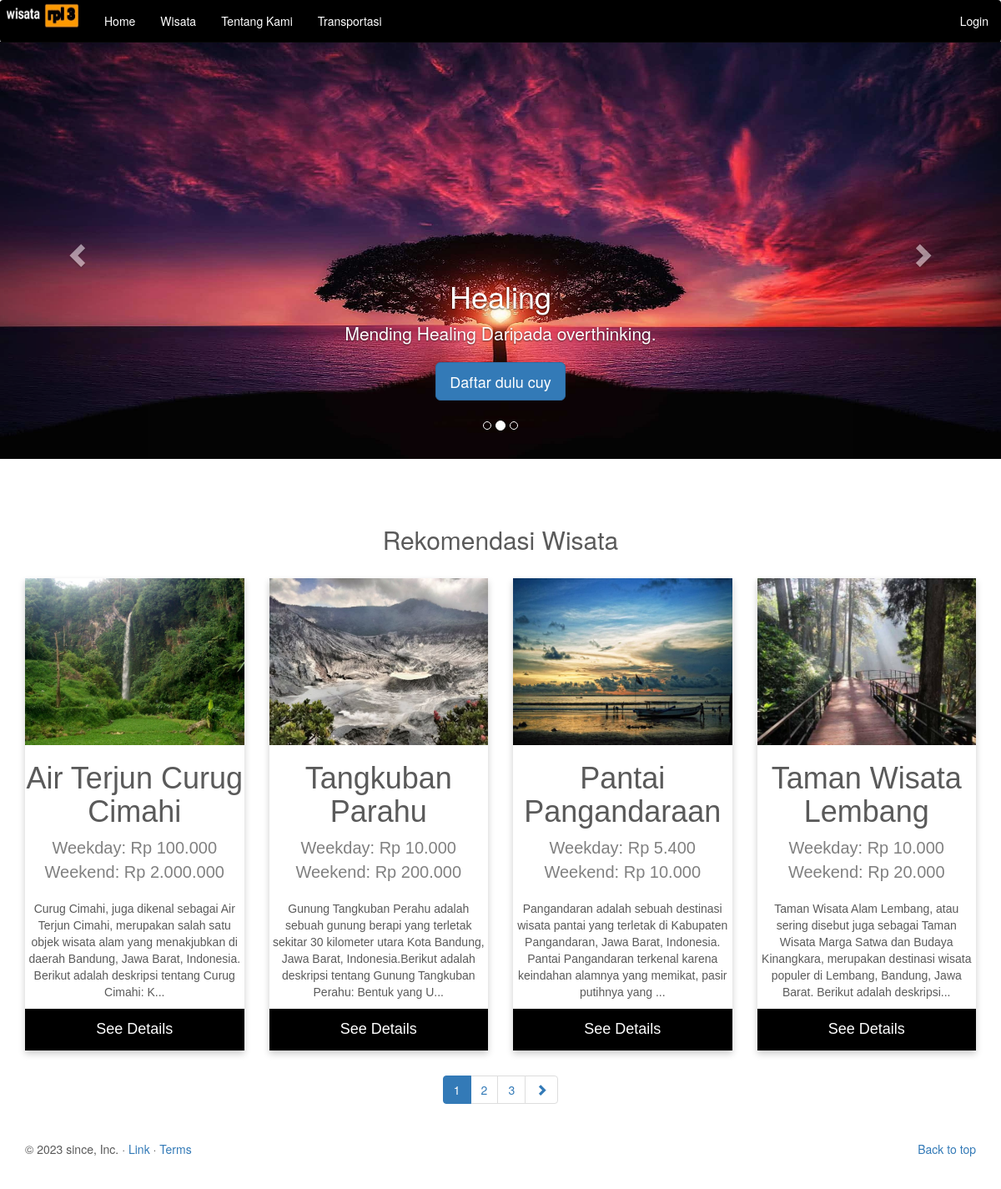
The page / on the database its author committed.
### tables this page shows
CREATE TABLE `wisata` (
  `id_wisata` int(3) NOT NULL,
  `nama_wisata` varchar(255) NOT NULL,
  `harga_weekend` double NOT NULL,
  `harga_weekday` double NOT NULL,
  `deskripsi` text NOT NULL,
  `thumbnail` varchar(255) DEFAULT NULL
);

### rekomendasi.php (the view, shortened to what this page needs)
<?php
$limit = 4;
if(isset($_GET['p']))
{
    $noPage = $_GET['p'];
}
else $noPage = 1;
$offset = ($noPage - 1) * $limit;
$sqlIndex = "SELECT
id_wisata,
nama_wisata,
harga_weekend,
harga_weekday,
deskripsi,
thumbnail
FROM wisata
LIMIT ".$koneksi->real_escape_string($offset).",". $limit;
$sql_rec = "SELECT id_wisata FROM wisata";
$total_rec = $koneksi->query($sql_rec);
$total_rec_num = $total_rec->num_rows;
$qryIndex = $koneksi->query($sqlIndex);
$total_page = ceil($total_rec_num/$limit);
  ?>
<div class="container marketing">
  <main>
    <h2 class="text-center">Rekomendasi Wisata</h2>
    <content class="container">
      <div class="row">
        <?php while ($index = $qryIndex->fetch_array()) { ?>
        <div class="col-md-3 col-xs-6">
          <div class="card">
            <img src="<?php echo "admin/image/wisata/".$index['thumbnail'] ; ?>" style="width:100%">
            <h1><?php echo $index['nama_wisata']; ?></h1>
            <p class="price">Weekday: Rp <?php echo number_format($index['harga_weekday'],0,",",".");?></p>
            <p class="price">Weekend: Rp <?php echo number_format($index['harga_weekend'],0,",",".");?></p>
            <p class="deskripsi"><?php echo substr(strip_tags($index['deskripsi']), 0,200) . "...";?></p>
            <p>
              <a href="<?php echo "detail.php?id=".$index['id_wisata']; ?>">
                <button>See Details</button>
              </a>
            </p>
          </div>
        </div>
        <?php } ; ?>
      </div>
      <div class="col-md-12 text-center">
        <ul class="pagination">
          <?php if ($total_rec_num > $limit) { ?>
          <?php for ($page=1; $page <= $total_page ; $page++) { ?>
          <?php if ((($page >= $noPage - 3) && ($page <= $noPage + 3)) || ($page == 1) || ($page == $total_page)) { ?>
          <?php
            						if ($page == $noPage) echo "<li class='active'><a href='#'>".$page."</a></li> ";
            						else echo " <li><a href='".$_SERVER['PHP_SELF']."?p=".$page."'>".$page."</a></li> ";
								?>
          <?php } ?>
          <?php } ?>
          <?php if ($noPage < $total_page) { ?>
          <li>
            <a href="<?php echo "index.php?p=".($noPage+1); ?>">
              <i class="glyphicon glyphicon-chevron-right"></i>
            </a>
          </li>
          <?php } ?>
          <?php } ?>
        </ul>
      </div>
    </content>
  </main>

### index.php (shortened to what this page needs)
  <?php
    if (isset($_GET['page'])){
        switch ($_GET['page']){
          case 'login-user':
            include 'loginUser.php';
            break;
          case 'register-user';
            include 'registerUser.php';
            break;
            case 'ganti-password';
            include 'ubahPass.php';
            break;
          default;
              echo '<h1 align="center">404 - PAGE NOT FOUND!</h1>';
          break;
        }
    } else {
            include 'header.php';
            include 'carousel.php';
            include 'rekomendasi.php';
            include 'footer.php';
    }
    ?>
</body>
</html>

### header.php (shortened to what this page needs)
<!DOCTYPE html>
<html lang="en">
<head>
    <link href="admin/css/bootstrap.min.css" rel="stylesheet">
    <link href="admin/css/main.css" rel="stylesheet">
    <link rel="stylesheet" href="admin/css/jquery.fancybox.min.css" />
</head>
<body>
    <div class="navbar-wrapper">
        <div class="container-fluid">
            <nav class="navbar navbar-inverse navbar-fixed-top">
                <div class="container">
                    <div class="navbar-header">
                        <a class="navbar-brand" href="#">
                            <img src="admin/image/logo/m.jpg" alt="Wisataku Logo">
                        </a>
                    </div>
                    <div id="navbar" class="navbar-collapse collapse">
                        <ul class="nav navbar-nav navbar-left">
                            <li class="#"><a href="index.php">Home</a></li>
                            <li><a href="tampil-wisata.php">Wisata</a></li>
                            <li><a href="tentang.php">Tentang Kami</a></li>
                            <li><a href="transportasi.php">Transportasi</a></li>
                        </ul>
                        <ul class="nav navbar-nav navbar-right">
                            <?php if (isset($_SESSION['wisataku']['nama_user'])) { ?>
                            <li class="dropdown">
                                <a href="#" class="dropdown-toggle" data-toggle="dropdown" role="button"
                                    aria-haspopup="true" aria-expanded="false">
                                    <span class="glyphicon glyphicon-user"></span>
                                    <?php echo $_SESSION['wisataku']['nama_user']; ?>
                                    <span class="caret"></span></a>
                                <ul class="dropdown-menu">
                                    <li><a href="index.php?page=ganti-password">Ganti Password</a></li>
                                    <li><a href="logoutUser.php">Logout</a></li>
                                </ul>
                            </li>
                            <?php } else { ?>
                            <li><a href="index.php?page=login-user">Login</a></li>
                            <?php } ?>
                        </ul>
                    </div>
                </div>
            </nav>
        </div>
    </div>
</body>
</html>

### carousel.php (shortened to what this page needs)
<div id="myCarousel" class="carousel slide" data-ride="carousel">
    <ol class="carousel-indicators">
        <li data-target="#myCarousel" data-slide-to="0"></li>
        <li data-target="#myCarousel" data-slide-to="1" class="active"></li>
        <li data-target="#myCarousel" data-slide-to="2"></li>
    </ol>
    <div class="carousel-inner" role="listbox">
        <div class="item active">
            <img class="first-slide" src="admin/image/z/kocak.jpg" alt="First slide">
            <div class="container">
                <div class="carousel-caption">
                    <h1>Healing</h1>
                    <p>Mending Healing Daripada overthinking.</p>
                    <?php
                    if (!isset($_SESSION['wisataku']['nama_user'])) {
                        echo '<p><a class="btn btn-lg btn-primary" href="registerUser.php" role="button">Daftar dulu cuy</a></p>';
                    }
                    ?>
                </div>
            </div>
        </div>
    </div>
    <a class="left carousel-control" href="#myCarousel" role="button" data-slide="prev">
        <span class="glyphicon glyphicon-chevron-left" aria-hidden="true"></span>
    </a>
    <a class="right carousel-control" href="#myCarousel" role="button" data-slide="next">
        <span class="glyphicon glyphicon-chevron-right" aria-hidden="true"></span>
    </a>
</div>

### footer.php
<footer>
    <p class="pull-right"><a href="#">Back to top</a></p>
    <p>&copy; 2023 since, Inc. &middot; <a href="/admin/page/login/login.php">Link</a> &middot; <a href="#">Terms</a></p>
  </footer>
  </div>
</body>

### admin/css/main.css (style rules this page uses)
body { padding-bottom: 40px; color: #5a5a5a; overflow: scroll; }
.navbar-wrapper { position: absolute; top: 0; right: 0; left: 0; z-index: 20; }
.navbar-wrapper .navbar { padding-right: 15px; padding-left: 15px; }
.navbar-wrapper .navbar .container { width: auto; }
.navbar-brand { padding: 2px 10px 0 0; }
.navbar-brand > img { margin: 0; padding: 0; height: 35px; width: 100px; }
.carousel { height: 500px; margin-bottom: 60px; margin-top: 50px; }
.carousel-caption { z-index: 10; }
.carousel .item { height: 500px; background-color: #777; }
.carousel-inner > .item > img { position: absolute; top: 0; left: 0; min-width: 100%; height: 500px; }
.marketing h2 { font-weight: 400; }
@media (min-width: 768px) { .navbar-wrapper { margin-top: 20px; } }
@media (min-width: 768px) { .navbar-wrapper .container { padding-right: 15px; padding-left: 15px; } }
@media (min-width: 768px) { .navbar-wrapper .navbar { padding-right: 0; padding-left: 0; border-radius: 4px; } }
@media (min-width: 768px) { .carousel-caption p { margin-bottom: 20px; font-size: 21px; line-height: 1.4; } }
.price { color: grey; font-size: 20px; padding: 0; margin: 0; }
.card { box-shadow: 0 4px 8px 0 rgba(0, 0, 0, 0.2); min-height: 300px; max-width: 300px; margin: auto; text-align: center; font-family: arial; border: 2px; }
.deskripsi { margin-top: 20px; }
.card button { border: none; outline: 0; padding: 12px; color: white; background-color: #000; text-align: center; cursor: pointer; width: 100%; font-size: 18px; }
.card > img { min-width: 200px; max-width: 280px; min-height: 200px; max-height: 280px; }

### header.php (style rules this page uses)
.navbar-inverse { background-color: #000; border-color: #080808; }
.navbar-inverse .navbar-nav > li > a { color: #fff !important; }

### rows shown on the page
wisata: thumbnail (picture), nama_wisata "Air Terjun Curug Cimahi", harga_weekday "100.000", harga_weekend "2.000.000", deskripsi "Curug Cimahi, juga dikenal sebagai Air Terjun Cimahi, merupakan salah satu objek wisata alam yang menakjubkan di daerah Bandung, Jawa Barat, Indonesia. Berikut adalah deskripsi tentang Curug Cimahi: K"
wisata: thumbnail (picture), nama_wisata "Tangkuban Parahu", harga_weekday "10.000", harga_weekend "200.000", deskripsi "Gunung Tangkuban Perahu adalah sebuah gunung berapi yang terletak sekitar 30 kilometer utara Kota Bandung, Jawa Barat, Indonesia.Berikut adalah deskripsi tentang Gunung Tangkuban Perahu: Bentuk yang U"
wisata: thumbnail (picture), nama_wisata "Pantai Pangandaraan", harga_weekday "5.400", harga_weekend "10.000", deskripsi "Pangandaran adalah sebuah destinasi wisata pantai yang terletak di Kabupaten Pangandaran, Jawa Barat, Indonesia. Pantai Pangandaran terkenal karena keindahan alamnya yang memikat, pasir putihnya yang"
wisata: thumbnail (picture), nama_wisata "Taman Wisata Lembang", harga_weekday "10.000", harga_weekend "20.000", deskripsi "Taman Wisata Alam Lembang, atau sering disebut juga sebagai Taman Wisata Marga Satwa dan Budaya Kinangkara, merupakan destinasi wisata populer di Lembang, Bandung, Jawa Barat. Berikut adalah deskripsi"
